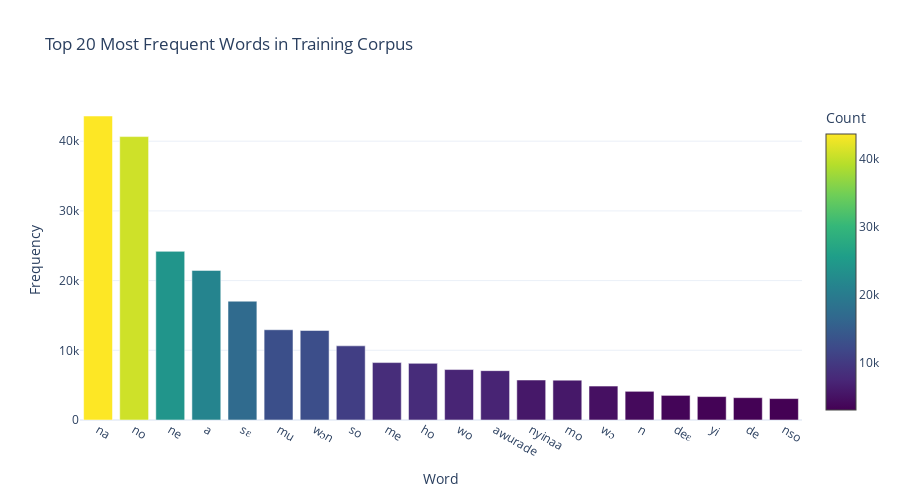

Notebook code for this chart:
### Markdown cell above
### Word Frequency Distribution

### Code cell
# analyze word frequency distribution
word_counts = Counter(train_content)
most_common = word_counts.most_common(20)

# create bar chart
fig = go.Figure(data=[
    go.Bar(
        x=[word for word, _ in most_common],
        y=[count for _, count in most_common],
        marker=dict(
            color=[count for _, count in most_common],
            colorscale='Viridis',
            showscale=True,
            colorbar=dict(title="Count")
        )
    )
])

fig.update_layout(
    title="Top 20 Most Frequent Words in Training Corpus",
    xaxis_title="Word",
    yaxis_title="Frequency",
    height=500,
    template="plotly_white"
)

fig.show()

### Figure 1 — Plotly figure (JSON) as saved in the notebook; plotly's stock layout.template omitted (floating-point values rounded to 4 significant figures)
{"data": [{"marker": {"color": [43617, 40663, 24196, 21463, 17045, 12950, 12840, 10641, 8238, 8126, 7238, 7080, 5736, 5719, 4863, 4115, 3531, 3360, 3204, 3073], "colorbar": {"title": {"text": "Count"}}, "colorscale": [[0.0, "#440154"], [0.1111, "#482878"], [0.2222, "#3e4989"], [0.3333, "#31688e"], [0.4444, "#26828e"], [0.5556, "#1f9e89"], [0.6667, "#35b779"], [0.7778, "#6ece58"], [0.8889, "#b5de2b"], [1.0, "#fde725"]], "showscale": true}, "x": ["na", "no", "ne", "a", "sɛ", "mu", "wɔn", "so", "me", "ho", "wo", "awurade", "nyinaa", "mo", "wɔ", "n", "deɛ", "yi", "de", "nso"], "y": [43617, 40663, 24196, 21463, 17045, 12950, 12840, 10641, 8238, 8126, 7238, 7080, 5736, 5719, 4863, 4115, 3531, 3360, 3204, 3073], "type": "bar"}], "layout": {"title": {"text": "Top 20 Most Frequent Words in Training Corpus"}, "xaxis": {"title": {"text": "Word"}}, "yaxis": {"title": {"text": "Frequency"}}, "height": 500}}
